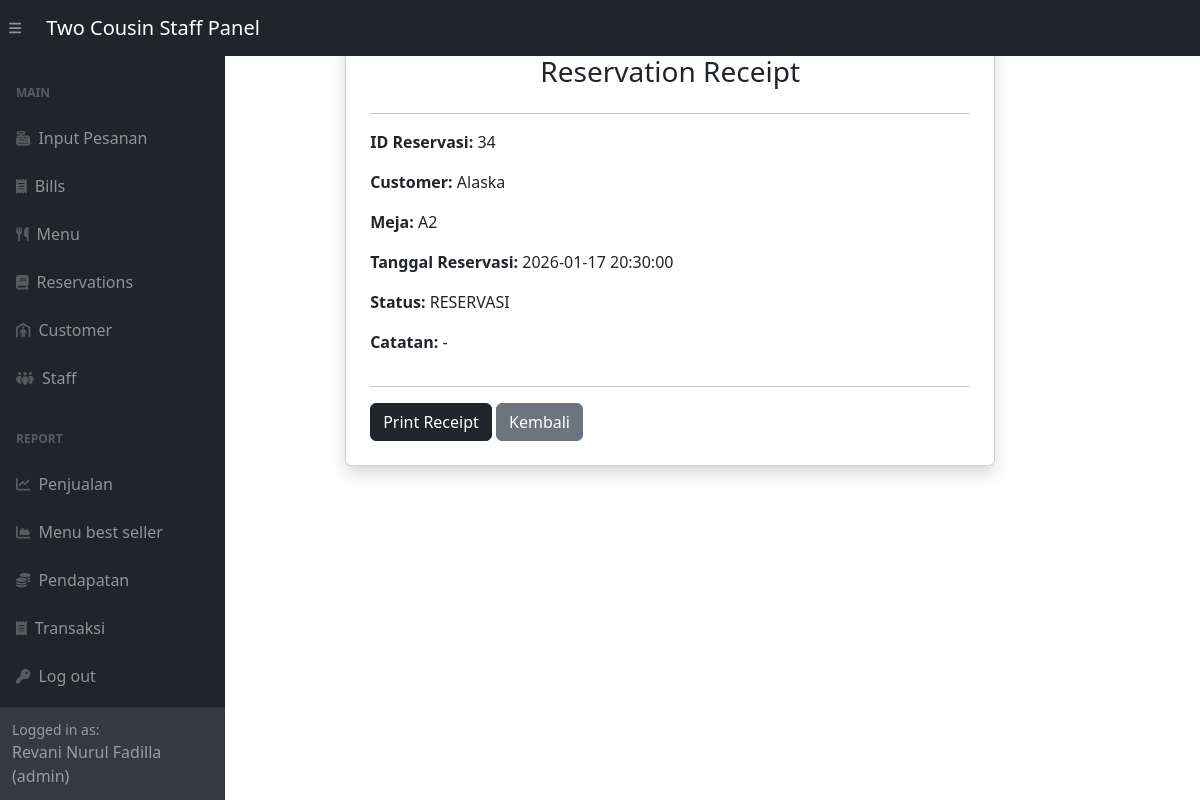
/adminSide/reservationsCrud/reservationReceipt.php?id_pesanan=34 (signed in), run on the app's committed database.
### tables this page shows
CREATE TABLE `pesanan` (
  `id_pesanan` int(11) NOT NULL,
  `id_meja` int(11) DEFAULT NULL,
  `id_kasir` int(11) DEFAULT NULL,
  `id_customer` int(11) DEFAULT NULL,
  `nama_customer` varchar(100) DEFAULT NULL,
  `tanggal_pesan` datetime DEFAULT current_timestamp(),
  `status_pesanan` enum('pending','diproses','selesai','reservasi','batal') DEFAULT 'pending',
  `total_harga` decimal(12,2) DEFAULT 0.00,
  `catatan` text DEFAULT NULL
);

CREATE TABLE `meja` (
  `id_meja` int(11) NOT NULL,
  `nomor_meja` varchar(20) NOT NULL,
  `kapasitas` int(11) NOT NULL,
  `status` enum('kosong','terisi','reservasi') DEFAULT 'kosong',
  `created_at` datetime DEFAULT current_timestamp()
);

### adminSide/reservationsCrud/reservationReceipt.php (the view, shortened to what this page needs)
<?php
require_once "../config.php";
include "../inc/dashHeader.php";
$id_pesanan = (int)$_GET['id_pesanan'];
$sql = "SELECT p.*, m.nomor_meja
        FROM pesanan p
        LEFT JOIN meja m ON p.id_meja = m.id_meja
        WHERE p.id_pesanan = '$id_pesanan'";
$result = mysqli_query($link, $sql);
$data = mysqli_fetch_assoc($result);
?>
<div class="wrapper">
    <div class="container">
        <div class="card shadow p-4 mx-auto" style="max-width:650px;">
            <h3 class="text-center">Reservation Receipt</h3>
            <hr>
            <p><b>ID Reservasi:</b> <?= $data['id_pesanan'] ?></p>
            <p><b>Customer:</b> <?= $data['nama_customer'] ?? '-' ?></p>
            <p><b>Meja:</b> <?= $data['nomor_meja'] ?? '-' ?></p>
            <p><b>Tanggal Reservasi:</b> <?= $data['tanggal_pesan'] ?></p>
            <p><b>Status:</b> <?= strtoupper($data['status_pesanan']) ?></p>
            <p><b>Catatan:</b> <?= !empty($data['catatan']) ? $data['catatan'] : '-' ?></p>
            <hr>
            <div class="no-print">
                <a href="reservationReceiptPrint.php?id_pesanan=<?= $data['id_pesanan'] ?>"
                class="btn btn-dark btn-block">
                Print Receipt
                </a>
                <a href="../panel/reservation-panel.php" class="btn btn-secondary btn-block">Kembali</a>
            </div>
        </div>
    </div>
</div>
<?php include "../inc/dashFooter.php"; ?>

### adminSide/reservationsCrud/reservationReceipt.php (style rules this page uses)
.wrapper { width: 85%; padding-left: 200px; padding-top: 30px; }

### data on the page
pesanan: id_pesanan "34", nama_customer "Alaska", id_meja.nomor_meja "A2", tanggal_pesan "2026-01-17 20:30:00", status_pesanan "RESERVASI"

### other printed values
$_SESSION["staff_name"] "Revani Nurul Fadilla"
$_SESSION["staff_role"] "admin"
